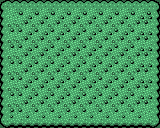

This game map was drawn from its Tiled (.tmx) file and the tilesets committed beside it. A one-line description and the full map source follow:
An orthogonal 10x8 tile map with 16x16 px tiles, 1 tile layer (Camada de Tiles 1).

<map version="1.9" tiledversion="1.9.0" orientation="orthogonal" renderorder="right-down" width="10" height="8" tilewidth="16" tileheight="16" infinite="0" nextlayerid="3" nextobjectid="1">
 <editorsettings>
  <export target="nuthouse.tilemap" format="defold" />
 </editorsettings>
 <tileset firstgid="1" source="../tilesources/cityDay.tsx" />
 <layer id="1" name="Camada de Tiles 1" width="10" height="8">
  <data encoding="csv">
11,12,12,12,12,12,12,12,12,13,
21,22,22,22,22,22,22,22,22,23,
21,22,22,22,22,22,22,22,22,23,
21,22,22,22,22,22,22,22,22,23,
21,22,22,22,22,22,22,22,22,23,
21,22,22,22,22,22,22,22,22,23,
21,22,22,22,22,22,22,22,22,23,
31,32,32,32,32,32,32,32,32,33
</data>
 </layer>
</map>